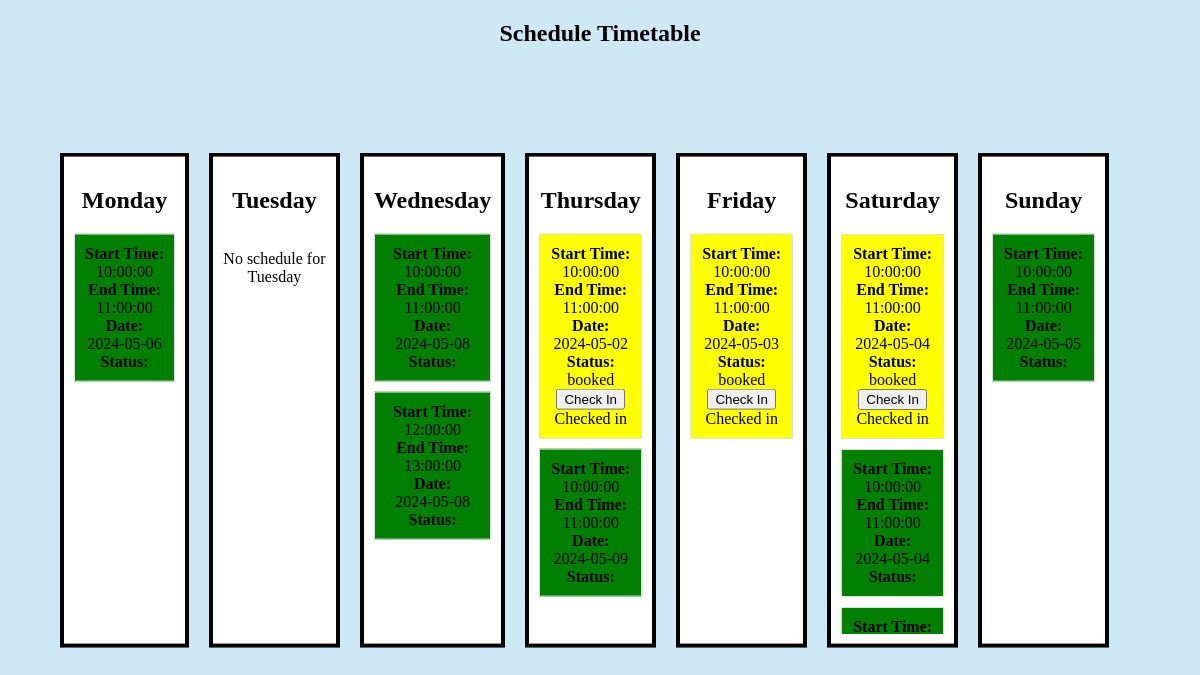
The app's page /StaffPHP/checkInPatient.php (signed in) with its own data.
### tables this page shows
CREATE TABLE `appointment` (
  `appointment_id` int(11) NOT NULL,
  `staff_id` int(11) DEFAULT NULL,
  `day_of_week` date NOT NULL,
  `start_time` time NOT NULL,
  `end_time` time NOT NULL,
  `appointment_status` text DEFAULT NULL,
  `during_appointment` text NOT NULL,
  `check_in_status` text NOT NULL
);

### StaffPHP/checkInPatient.php (the view, shortened to what this page needs)
<?php
include("../Include/db_connection.php");
$sql = "SELECT * FROM appointment";
$result = $conn->query($sql);
$scheduleByDay = array();
while ($row = $result->fetch_assoc()) {
    $dayOfWeek = date('l', strtotime($row['day_of_week']));
    $scheduleByDay[$dayOfWeek][] = $row;
}
$daysOfWeek = array('Monday', 'Tuesday', 'Wednesday', 'Thursday', 'Friday', 'Saturday', 'Sunday');
?>
<!DOCTYPE html>
<html lang="en">
<head>
    <link rel="stylesheet" href="../CSS/style.css">
</head>
<body>
<h2>Schedule Timetable</h2>
<div class="schedule-grid">
    <?php
    foreach ($daysOfWeek as $day) {
        echo "<div class='schedule-day'>";
        echo "<h2>$day</h2>";
        echo "<div class='schedule-items'>";
        if (!empty($scheduleByDay[$day])) {
            foreach ($scheduleByDay[$day] as $scheduleItem) {
                $statusClass = ($scheduleItem['appointment_status'] == 'booked') ? 'booked' : 'available';
                echo "<div class='schedule-item $statusClass'>";
                echo "<strong>Start Time:</strong> " . $scheduleItem["start_time"] . "<br>";
                echo "<strong>End Time:</strong> " . $scheduleItem["end_time"] . "<br>";
                echo "<strong>Date:</strong> " . $scheduleItem["day_of_week"] . "<br>";
                echo "<strong>Status:</strong> " . $scheduleItem["appointment_status"];
                if ($scheduleItem['appointment_status'] == 'booked') {
                    echo "<br><button onclick='updateCheckInStatus({$scheduleItem["appointment_id"]})'>Check In</button> " . $scheduleItem["check_in_status"] . "<br>";
                }
                echo "</div>";
            }
        } else {
            echo "<p>No schedule for $day</p>";
        }
        echo "</div>";
        echo "</div>";
    }
    ?>
</div>
</body>
</html>

### CSS/style.css (style rules this page uses)
body { background-color: #b0daef9d; margin-bottom: 50px; }
.schedule-grid { display: grid; grid-template-columns: auto repeat(7, 1fr); grid-gap: 20px; border-collapse: collapse; width: 100%; position: fixed; top: 50%; left: 55%; transform: translate(-50%, -50%); }
.schedule-day { border: 4px solid black; background-color: white; padding: 10px; text-align: center; }
.schedule-items { margin-top: 10px; max-height: 400px; overflow-y: auto; }
.schedule-item { border: 1px solid #ddd; padding: 10px; margin-bottom: 10px; }
.schedule-item strong { display: block; }
.available { background-color: green; }
.booked { background-color: yellow; }
h2 { text-align: center; }

### records on screen
appointment: start_time "10:00:00", end_time "11:00:00", day_of_week "2024-05-06"
appointment: start_time "10:00:00", end_time "11:00:00", day_of_week "2024-05-08"
appointment: start_time "12:00:00", end_time "13:00:00", day_of_week "2024-05-08"
appointment: start_time "10:00:00", end_time "11:00:00", day_of_week "2024-05-02", appointment_status "booked", check_in_status "Checked in"
appointment: start_time "10:00:00", end_time "11:00:00", day_of_week "2024-05-09"
appointment: start_time "10:00:00", end_time "11:00:00", day_of_week "2024-05-03", appointment_status "booked", check_in_status "Checked in"
appointment: start_time "10:00:00", end_time "11:00:00", day_of_week "2024-05-04", appointment_status "booked", check_in_status "Checked in"
appointment: start_time "10:00:00", end_time "11:00:00", day_of_week "2024-05-04"
appointment: start_time "10:00:00", end_time "11:00:00", day_of_week "2024-05-05"

### other values on screen
$day "Monday"
$day "Tuesday"
$day "Wednesday"
$day "Thursday"
$day "Friday"
$day "Saturday"
$day "Sunday"
